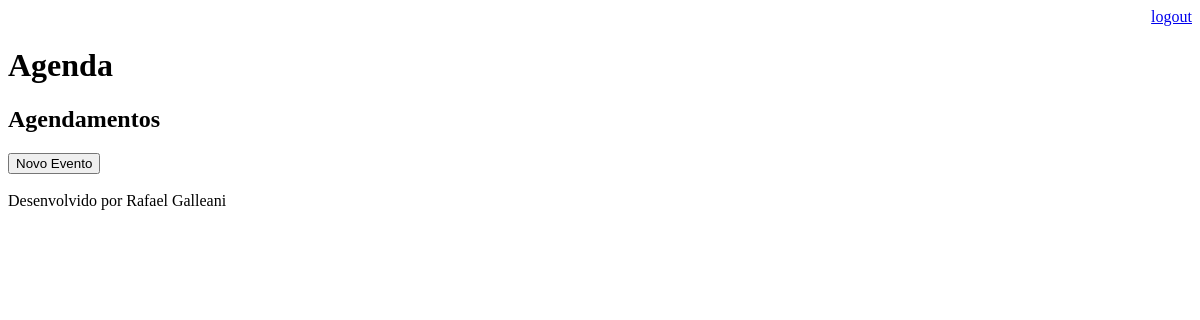
Before: /agenda/ (signed in) with the older database file.
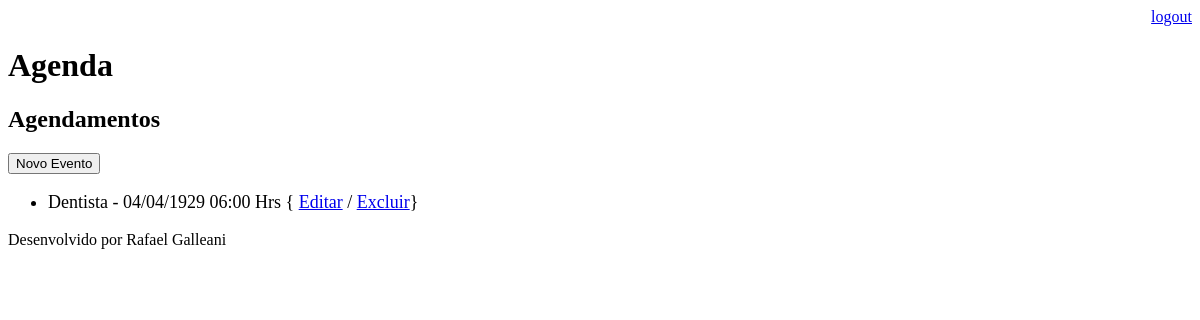
After: the same page with the newer database file.
### core/models.py (models this page shows, shortened)
class Evento(models.Model):
    titulo = models.CharField(max_length=100)
    descricao = models.TextField(blank=True, null=True)
    data_evento = models.DateTimeField(verbose_name='Data do Evento')
    data_criacao = models.DateTimeField(auto_now=True)#configura data atual do usuario
    usuario = models.ForeignKey(User, on_delete=models.CASCADE)#se for esxcluir usuario,exclui tudo relacionado a ele
    class Meta:
        db_table = 'evento'
    def get_data_evento(self):
        return self.data_evento.strftime('%d/%m/%Y %H:%M Hrs')

### core/views.py (the view)
# urls.py: path('agenda/', views.lista_eventos),
@login_required(login_url='/login/')
def lista_eventos(request):
   usuario = request.user
   evento = Evento.objects.filter(usuario=usuario)
   dados = {'eventos': evento}
   return render(request, 'agenda.html', dados)

### templates/agenda.html
{% extends "model-page.html" %}
{% block content %}
    <h2>Agendamentos</h2>
    <a href="evento/">
    <button type="button">Novo Evento</button>
    </a>
        <ul style="font-size: 18px">
        {% for evento in eventos %}
             <li>
                 {{ evento.titulo }} - {{ evento.get_data_evento }}
                 { <a href="evento/?id={{ evento.id }}">Editar</a>
                 / <a href="evento/delete/{{ evento.id }}/">Excluir</a>}
             </li>
        {% endfor %}
        </ul>
 {% endblock %}

Changed rows visible on the page:
added Evento: titulo "Dentista", get_data_evento "04/04/1929 06:00 Hrs"
